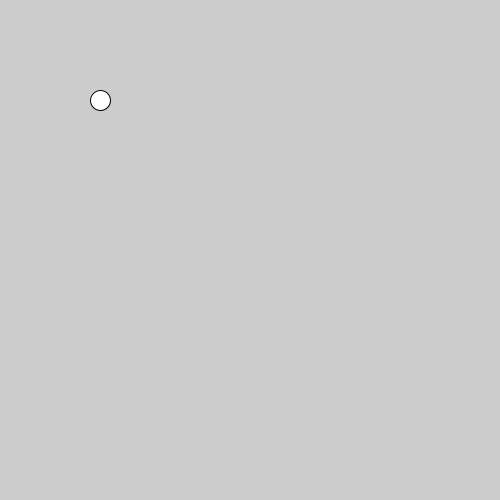
Frame 1 (no input)
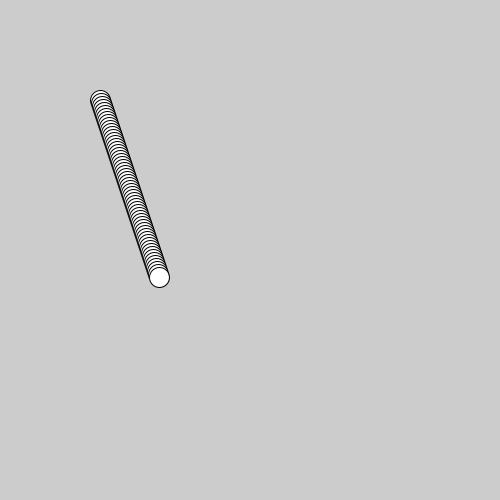
Frame 60 (the mouse pressed at the canvas centre just before this capture)
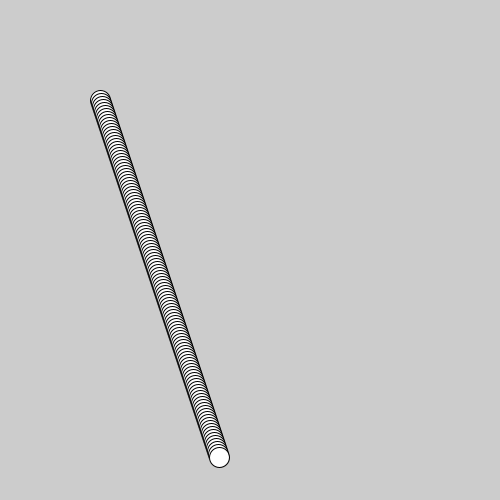
Frame 120 (the mouse held since frame 60 and released just before this capture)

The Processing sketch that drew these frames (run headless with seeded random() and noise(); from frame 60 on, the mouse is pressed at the canvas centre):

// Processing sketch: Week_10_Vectors
// ── Week_10_Vectors.pde
//vectors - a quantity having direction as well as magnitude, 
//especially as determining the position of one point in space relative to another.

PVector location;
PVector speed;
float x;
float y;

void setup(){
  size(500,500);
  
  location= new PVector(100,100);
  speed = new PVector(1,3,3);
}

void draw(){
  ellipse(location.x,location.y,20,20);
  
  location=location.add(speed);
  
  if((location.x>width)||(location.x<0)){
    speed.x=speed.x*-1;
  }
  if ((location.y>height)||(location.y<0)){
    speed.y=speed.x*-1;
  }
  
    
}
